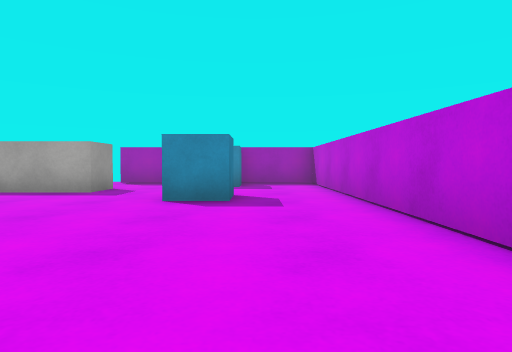
View 1 (above)

14 first-person views from a walk through a 3-D level made in the Unity game engine. The camera is 0.55 m above the floor, tilts 2° down and sees 75° across. The floor is counted in squares, 1 m on a side. Each view is taken from the middle of a square. On the plan, view 1 faces up. The plan holds only what a view shows up to about 9 squares ahead; the rest is blank. The player is left out. Surface patterns are stand-ins for the level's own textures.

View 2
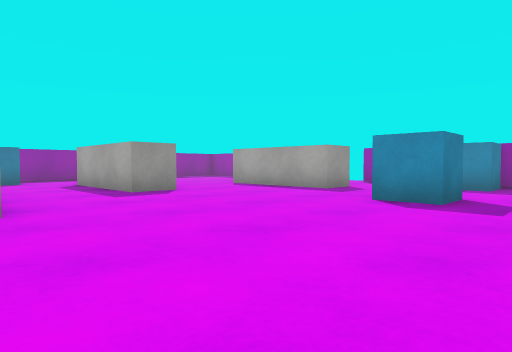

View 3
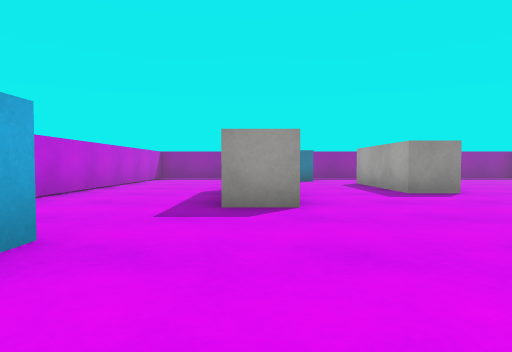

View 4
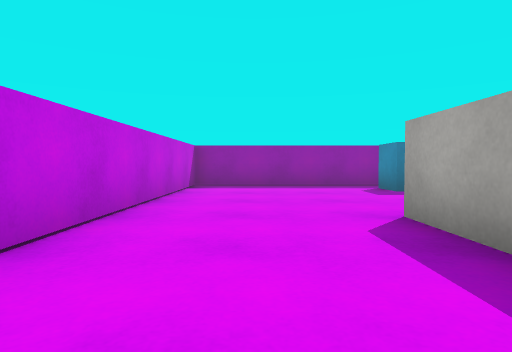

View 5
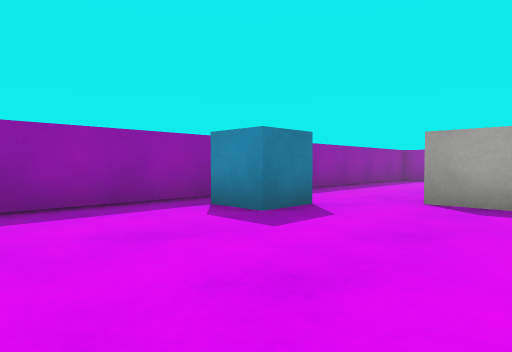

View 6
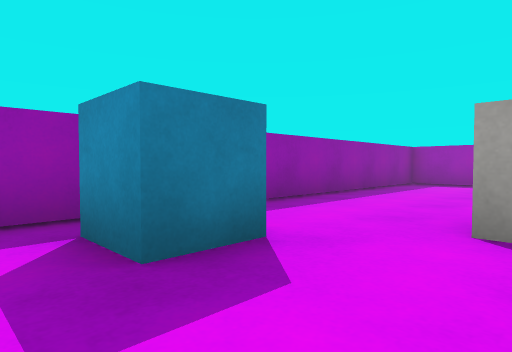

View 7
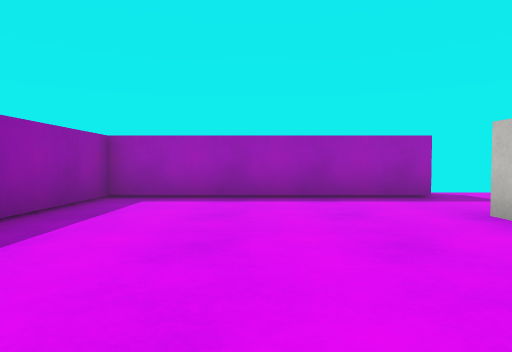

View 8
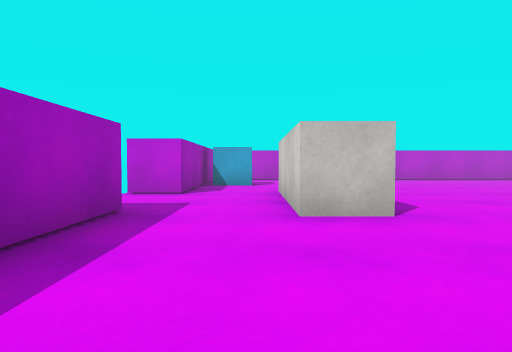

View 9
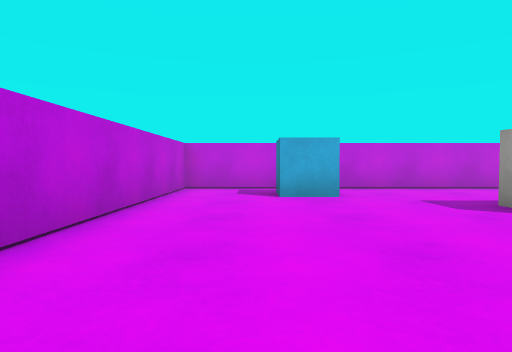

View 10
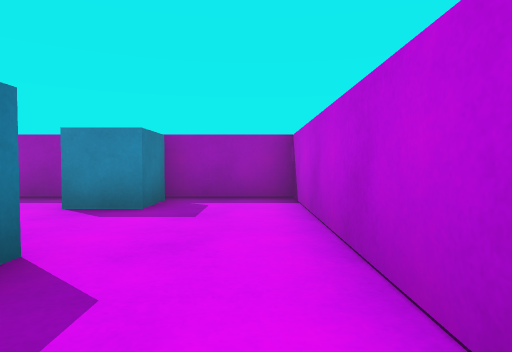

View 11
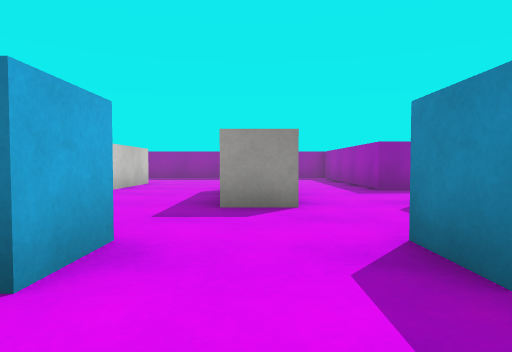

View 12
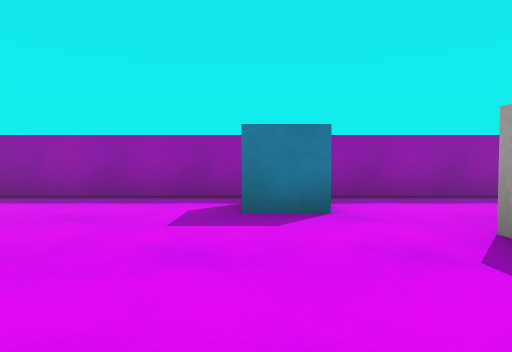

View 13
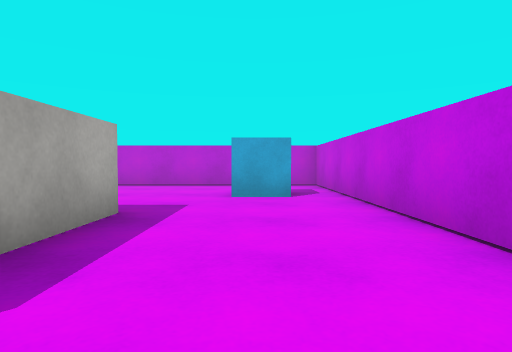

View 14
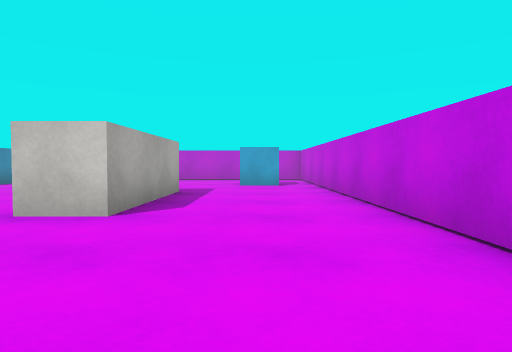

### Floor plan
Points are (right, up) in squares from view 1. A wall is a line through its corners. A room is listed if a view was taken in it or the views show most of it. See-through windows are left out.
Room 1 (views 1, 2, 3, 4, 5, 6, 7, 8, 9, 10, 11, 12, 13, 14)
walls: (-5.3, 4) (-5.3, 2.9) (-8.6, 2.9); (-3.2, 0.6) (-3.2, -0.4) (-6.5, -0.4) (-6.5, 0.6); (-8, 3.9) (-6.1, 3.9); (-6.5, 6.5) (-6.5, 7.5) (-3.2, 7.5) (-3.2, 6.5) (-5.2, 6.5); (-6.1, 10.4) (-6.1, 9.6) (-11.5, 9.6) (-11.5, -3.6) (1.6, -3.6) (1.6, 9.4) (-3.8, 9.4) (-3.8, 10.5)
objects: cube (-10, 1) to (-10, 2); cube (-1, -2); cube (-1, 5) to (-1, 6); cube (-1, 8) to (-1, 9)

Where each view was taken, in squares from view 1:
view 1: 0 up, 0 right, facing up
view 2: 0 up, 1 right, facing up-left
view 3: 0 up, 1 right, facing left
view 4: 2 down, 3 left, facing left
view 5: 2 down, 7 left, facing up-left
view 6: 0 up, 8 left, facing up-left
view 7: 4 up, 9 left, facing up
view 8: 8 up, 10 left, facing right
view 9: 4 up, 0 right, facing down
view 10: 4 up, 1 right, facing up
view 11: 7 up, 1 right, facing left
view 12: 1 up, 6 left, facing left
view 13: 2 down, 7 left, facing right
view 14: 2 down, 10 left, facing right
